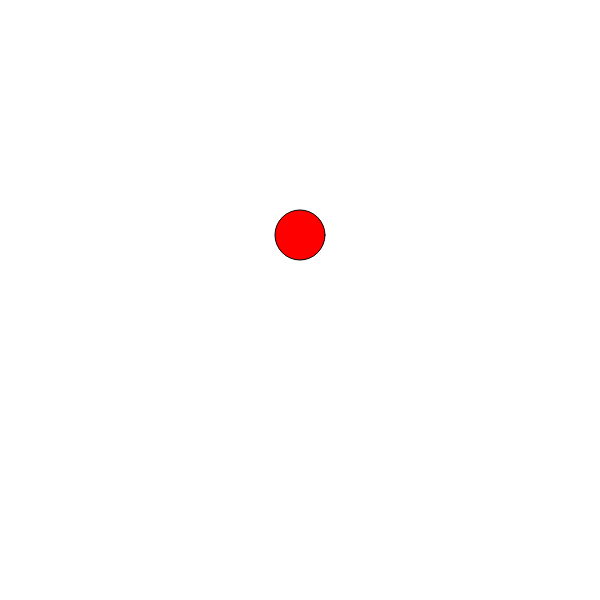
Frame 1 (no input)
Frame 60 (no input): identical to frame 1, image omitted
Frame 120 (the mouse pressed at the canvas centre since frame 60): identical to frame 1, image omitted

The p5.js sketch that drew this single still picture (run headless with seeded random() and noise() and a simulated clock; from frame 60 on, the mouse is pressed at the canvas centre):

// p5.js sketch
// ── sketch.js

// changing according to time. You may want to investigate the millis()
// function at https://p5js.org/reference/

let state;
let lastTimeSwitchedColor;

const RED_LIGHT_DURATION = 3000;
const GREEN_LIGHT_DURATION = 4000;
const YELLOW_LIGHT_DURATION = 1000;

function setup() {
  createCanvas(600, 600);
  state = 1;
  lastTimeSwitchedColor = 0;
}

function draw() {
  background(255);
  drawOutlineOfLights();
  checkForStateChange();
  displayCorrectLight();
}

function checkForStateChange() {
  let elapsedTime = millis() - lastTimeSwitchedColor;
  if (state === 1 && elapsedTime >= RED_LIGHT_DURATION) {
    state = 2;
    lastTimeSwitchedColor = millis();
  }
  else if (state === 2 && elapsedTime >= GREEN_LIGHT_DURATION) {
    state = 3;
    lastTimeSwitchedColor = millis();
  }
  else if (state === 3 && elapsedTime >= YELLOW_LIGHT_DURATION) {
    state = 1;
    lastTimeSwitchedColor = millis();
  }
}

function displayCorrectLight() {
  if (state === 1) {
    displayRedLight();
  }
  else if (state === 2) {
    displayGreenLight();
  }
  else if (state === 3) {
    displayYellowLight();
  }
}

function displayRedLight() {
  fill(255, 0, 0);
  ellipse(width/2, height/2 - 65, 50, 50); //top
}

function displayYellowLight() {
  fill(255, 255, 0);
  ellipse(width/2, height/2, 50, 50); //middle
}

function displayGreenLight() {
  fill(0, 255, 0);
  ellipse(width/2, height/2 + 65, 50, 50); //bottom
}

function drawOutlineOfLights() {
}
